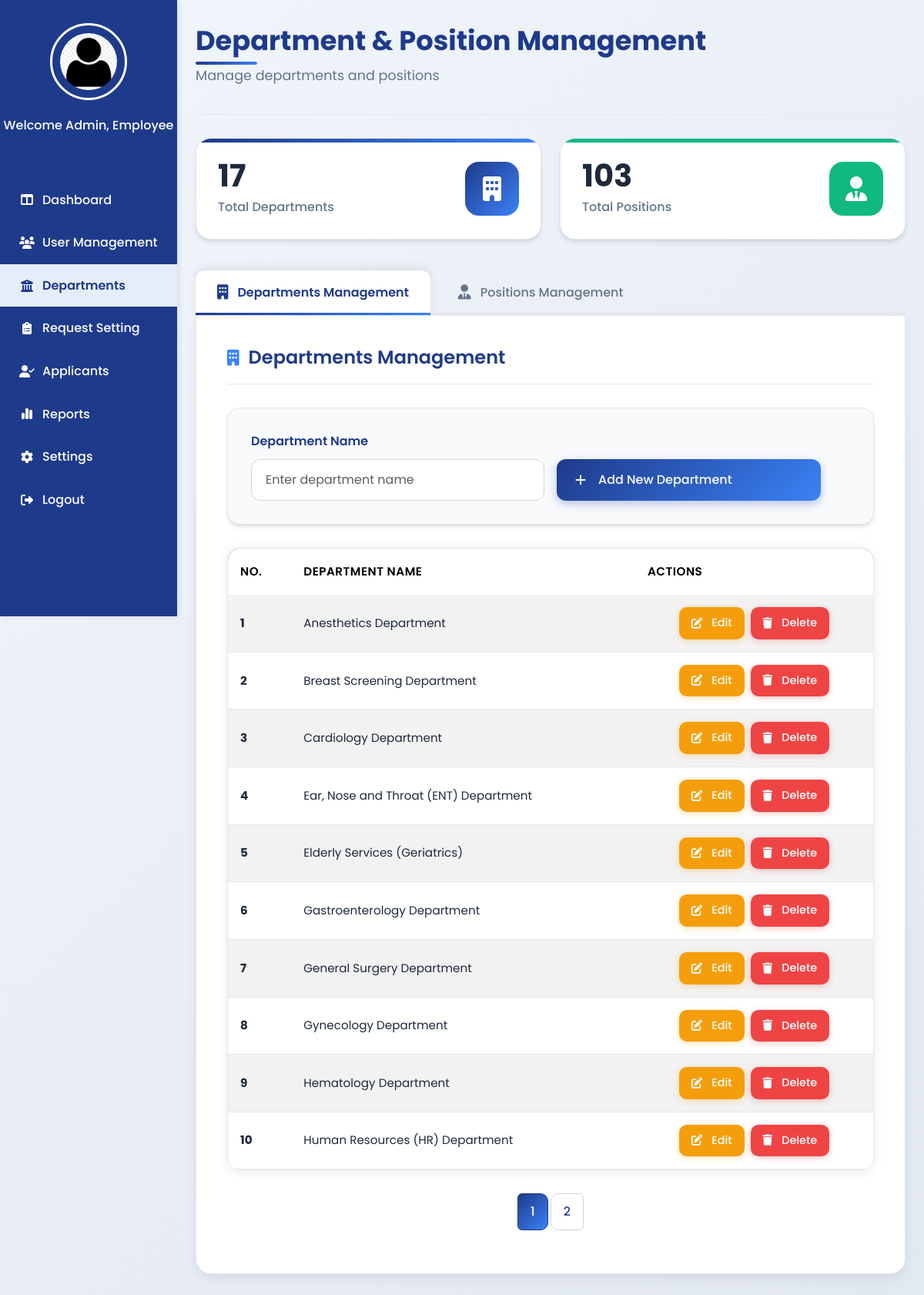
/Admin_Departments.php, run on the app's committed database.
### tables this page shows
CREATE TABLE `department` (
  `deptID` int(11) NOT NULL,
  `deptName` varchar(100) NOT NULL
);

### Admin_Departments.php (the view, shortened to what this page needs)
<?php
require 'admin/db.connect.php';
$adminname = $_SESSION['fullname'] ?? "Human Resource (HR) Admin";
$employeeID = $_SESSION['applicant_employee_id'] ?? null;
if ($employeeID) {
    $stmt = $conn->prepare("SELECT profile_pic FROM employee WHERE empID = ?");
    $stmt->bind_param("s", $employeeID);
    $stmt->execute();
    $result = $stmt->get_result();
    if ($result->num_rows > 0) {
        $row = $result->fetch_assoc();
        $profile_picture = !empty($row['profile_pic'])
            ? "uploads/employees/" . $row['profile_pic']
            : "uploads/employees/default.png";
    } else {
        $profile_picture = "uploads/employees/default.png";
    }
} else {
    $adminname = $_SESSION['fullname'] ?? "Employee";
    $profile_picture = "uploads/employees/default.png";
}
$editDeptID = null;
$editDeptName = "";
$records_per_page = 10;
$dept_page = isset($_GET['dept_page']) ? max(1, intval($_GET['dept_page'])) : 1;
$dept_offset = ($dept_page - 1) * $records_per_page;
$departments_total = $conn->query("SELECT COUNT(*) AS total FROM department")->fetch_assoc()['total'];
$departments = $conn->query("SELECT * FROM department ORDER BY deptID ASC LIMIT $records_per_page OFFSET $dept_offset");
$departments_total_pages = ceil($departments_total / $records_per_page);
$totalDepartments = $conn->query("SELECT COUNT(*) as count FROM department")->fetch_assoc()['count'];
$totalPositions = $conn->query("SELECT COUNT(*) as count FROM position")->fetch_assoc()['count'];
?>
<!DOCTYPE html>
<html lang="en">
<head>
<link rel="stylesheet" href="admin-sidebar.css">
<link href="https://cdn.jsdelivr.net/npm/bootstrap@5.3.3/dist/css/bootstrap.min.css" rel="stylesheet">
<link rel="stylesheet" href="https://cdnjs.cloudflare.com/ajax/libs/font-awesome/6.5.0/css/all.min.css">
</head>
<body>
    <div class="sidebar">
        <div class="sidebar-logo">
             <a href="Admin_Profile.php" class="sidebar_logo">
             <img src="<?php echo htmlspecialchars($profile_picture); ?>" alt="Profile" class="sidebar-profile-img">
             </a>
        </div>
        <div class="sidebar-name">
            <p><?php echo "Welcome Admin, $adminname"; ?></p>
        </div>
    <ul class="nav flex-column">
        <li><a href="Admin_Dashboard.php"><i class="fa-solid fa-table-columns"></i> Dashboard</a></li>
        <li><a href="Admin_UserManagement.php"><i class="fa-solid fa-users"></i> User Management</a></li>
        <li class="active"><a href="Admin_Departments.php"><i class="fa-solid fa-building-columns"></i> Departments</a></li>
        <li><a href="Admin_RequestSetting.php"><i class="fa-solid fa-clipboard-list"></i> Request Setting</a></li>
        <li><a href="Admin-Applicants.php"><i class="fa-solid fa-user-check"></i> Applicants</a></li>
        <li><a href="Admin_Reports.php"><i class="fa-solid fa-chart-simple"></i> Reports</a></li>
        <li><a href="Admin-Settings.php"><i class="fa-solid fa-gear"></i> Settings</a></li>
        <li><a href="Login.php"><i class="fa-solid fa-right-from-bracket"></i> Logout</a></li>
    </ul>
</div>
<main class="main-content">
    <div class="main-content-header">
        <div>
            <h1>Department & Position Management</h1>
            <p class="welcome-text">Manage departments and positions</p>
        </div>
    </div>
    <div class="stats-container">
        <div class="stat-card departments fade-in">
            <div class="stat-card-content">
                <div class="stat-info">
                    <h3><?php echo $totalDepartments; ?></h3>
                    <p>Total Departments</p>
                </div>
                <div class="stat-icon">
                    <i class="fa-solid fa-building"></i>
                </div>
            </div>
        </div>
        <div class="stat-card positions fade-in">
            <div class="stat-card-content">
                <div class="stat-info">
                    <h3><?php echo $totalPositions; ?></h3>
                    <p>Total Positions</p>
                </div>
                <div class="stat-icon">
                    <i class="fa-solid fa-user-tie"></i>
                </div>
            </div>
        </div>
    </div>
    <div class="modern-tabs">
        <ul class="modern-tabs-nav">
            <li class="modern-tab-item active" data-tab="tab-1">
                <a href="#tab-1" class="modern-tab-link">
                    <i class="fa-solid fa-building"></i>
                    <span>Departments Management</span>
                </a>
            </li>
            <li class="modern-tab-item" data-tab="tab-2">
                <a href="#tab-2" class="modern-tab-link">
                    <i class="fa-solid fa-user-tie"></i>
                    <span>Positions Management</span>
                </a>
            </li>
        </ul>
        <div class="modern-tab-panels">
            <div id="tab-1" class="modern-tab-panel active">
                <div class="panel-header">
                    <h2 class="panel-title">
                        <i class="fa-solid fa-building"></i>
                        Departments Management
                    </h2>
                </div>
                <div class="form-card">
                    <form class="row g-3" method="POST">
                        <div class="col-md-6">
                            <label class="form-label">Department Name</label>
                            <input type="text" name="deptName" class="form-control" placeholder="Enter department name"
                                   value="<?php echo htmlspecialchars($editDeptName); ?>" required>
                        </div>
                        <div class="col-auto d-flex align-items-end">
                            <button type="submit" name="<?php echo $editDeptID ? 'editDept' : 'addDept'; ?>" class="btn btn-primary">
                                <i class="fa-solid fa-<?php echo $editDeptID ? 'pen' : 'plus'; ?> me-2"></i>
                                <?php echo $editDeptID ? 'Update Department' : 'Add New Department'; ?>
                            </button>
                        </div>
                    </form>
                </div>
                <div class="table-container">
                    <table class="table table-striped table-hover">
                        <thead>
                            <tr>
                                <th>No.</th>
                                <th>Department Name</th>
                                <th>Actions</th>
                            </tr>
                        </thead>
                        <tbody>
                        <?php
                        $departments->data_seek(0);
                        $dept_count = $dept_offset + 1;
                        while($d = $departments->fetch_assoc()):
                        ?>
                            <tr class="fade-in">
                                <td><strong><?php echo $dept_count++; ?></strong></td>
                                <td><?php echo htmlspecialchars($d['deptName']); ?></td>
                                <td>
                                    <div class="action-buttons">
                                        <a href="?editDeptID=<?php echo $d['deptID']; ?>" class="btn btn-warning btn-sm">
                                            <i class="fa-solid fa-pen-to-square me-1"></i>Edit
                                        </a>
                                        <a href="?deleteDept=<?php echo $d['deptID']; ?>"
                                           class="btn btn-danger btn-sm deleteBtn"
                                           data-bs-toggle="modal"
                                           data-bs-target="#deleteModal"
                                           data-href="?deleteDept=<?php echo $d['deptID']; ?>">
                                           <i class="fa-solid fa-trash me-1"></i>Delete
                                        </a>
                                    </div>
                                </td>
                            </tr>
                        <?php endwhile; ?>
                        </tbody>
                    </table>
                </div>
                <?php if($departments_total_pages > 1): ?>
                <nav>
                    <ul class="pagination justify-content-center">
                        <?php for($i=1; $i<=$departments_total_pages; $i++): ?>
                        <li class="page-item <?php if($i==$dept_page) echo 'active'; ?>">
                            <a class="page-link" href="?dept_page=<?php echo $i; ?>#tab-1"><?php echo $i; ?></a>
                        </li>
                        <?php endfor; ?>
                    </ul>
                </nav>
                <?php endif; ?>
            </div>
        </div>
    </div>
</main>
</body>
</html>

### admin-sidebar.css (style rules this page uses)
* { margin: 0; padding: 0; box-sizing: border-box; }
body { font-family: "Poppins", "Roboto", sans-serif; }
img { height: 75px; width: 75px; padding: 10px; border-radius: 50%; }
.main-content { display: flex; justify-content: center; }
button { font-family: "Roboto", sans-serif; background-color: #2563EB; border: none; border-radius: 20px; width: 343px; height: 54px; color: #CEE3F5; font-size: 16px; margin: 20px 10px; cursor: pointer; transition: 0.3s; }
.main-content, .login-button, .forgot-password, .show-password { display: flex; justify-content: center; }
.sidebar { width: 230px; background-color: #1E3A8A; height: 100vh; display: flex; flex-direction: column; align-items: center; padding-top: 30px; position: fixed; left: 0; top: 0; box-shadow: 2px 0 8px rgba(0, 0, 0, 0.1); overflow-y: auto; scrollbar-width: thin; scrollbar-color: #e5edfb transparent; }
.nav { margin-top: 40px; list-style: none; width: 100%; padding: 0; }
.nav li { width: 100%; }
.nav li a { color: #ffffff; text-decoration: none; display: flex; align-items: center; gap: 10px; padding: 15px 25px; font-weight: 500; transition: all 0.3s ease; width: 100%; box-sizing: border-box; }
.nav li a:hover, .nav li.active a { background-color: #e5edfb; color: #1E3A8A; font-weight: 600; }
.nav i { width: 20px; text-align: center; }
.sidebar-logo { display: flex; flex-direction: column; align-items: center; gap: 10px; margin-bottom: 20px; }
.sidebar-logo img { width: 100px; height: 100px; border-radius: 50%; border: 3px solid white; cursor: pointer; transition: transform 0.3s ease; }
.sidebar-name p { color: white; text-align: center; font-weight: 500; }
:root { --primary:#1E3A8A; --primary-600:#2563EB; --bg:#F5F8FF; --text:#111827; --muted:#4b5563; --radius:12px; --shadow:0 10px 25px rgba(15,23,42,.08); --space-1:4px; --space-2:8px; --space-3:12px; --space-4:16px; --space-5:24px; --space-6:32px; --space-7:40px; }
.main-content { margin-left:230px !important; padding: var(--space-6) var(--space-5) !important; min-height:100vh; display:block; }
.main-content-header h1 { color: var(--primary); font-weight:700; margin-bottom: var(--space-6); }
.table { border-collapse: collapse; border-radius: var(--radius); overflow: hidden; }
.table th, .table td { padding: var(--space-4) var(--space-5); vertical-align: middle; }
.table thead { background-color: #e5edfb; }
.btn { border-radius: 10px; padding: 10px 16px; }
.btn-primary { background-color: var(--primary); border-color: var(--primary); }

### data on the page
department: deptName "Anesthetics Department"
department: deptName "Breast Screening Department"
department: deptName "Cardiology Department"
department: deptName "Ear, Nose and Throat (ENT) Department"
department: deptName "Elderly Services (Geriatrics)"
department: deptName "Gastroenterology Department"
department: deptName "General Surgery Department"
department: deptName "Gynecology Department"
department: deptName "Hematology Department"
department: deptName "Human Resources (HR) Department"

### other printed values
$adminname "Employee"
$totalDepartments "17"
$totalPositions "103"
